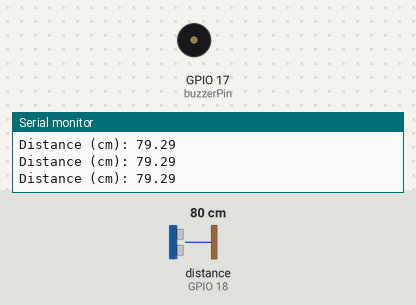
Bench run of a sketch on a simulated ESP32. Shown: buzzer (waves = sounding), the last lines printed to the serial monitor. Wiring (inferred from the names in the program): ultrasonic range finder: trigger GPIO 5; echo GPIO 18. Inputs (shaded band) come from the test bench; at power-on: distance to the obstacle (sensor on GPIO 18) 80 cm. The echo pulse lasts 58.3 µs per cm.

Above: at 1.3 s.
1.4 s: distance to the obstacle (sensor on GPIO 18) set to 27 cm
2.9 s: distance to the obstacle (sensor on GPIO 18) set to 22 cm
At 4.4 s:
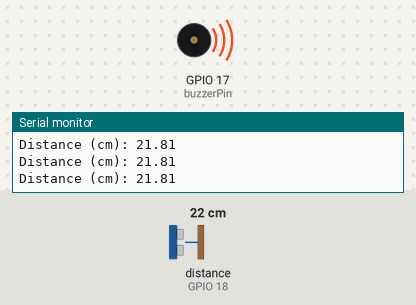
Timing chart, 0 to 5.9 s (numbered marks = the images above; inputs shaded):
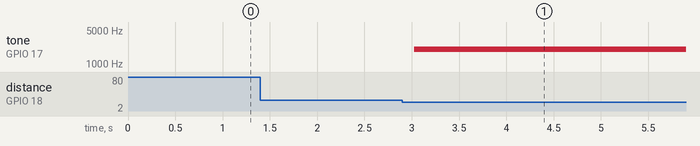

Measured:
- the behaviour switches between 26 and 25 cm on distance to the obstacle (sensor on GPIO 18) (found by bisection; images 0 and 1)
- after the input at 2.9 s, tone on GPIO 17 (buzzerPin): silent → 2000 Hz after 0.12 s

The sketch:

personal_space_alarm.ino
```cpp
// (licence header left out)
const int trigPin = 5;
const int echoPin = 18;
const int buzzerPin = 17;

//define sound speed in cm/uS
#define SOUND_SPEED 0.034

long duration;
float distanceCm;
float threshold = 25; //distance threshold in cm

void setup() {
  Serial.begin(115200); // Starts the serial communication
  pinMode(trigPin, OUTPUT); // Sets the trigPin as an Output
  pinMode(echoPin, INPUT); // Sets the echoPin as an Input
  pinMode(buzzerPin, OUTPUT); //Sets the buzzerPin as an Output
}

void loop() {
  // Clears the trigPin
  digitalWrite(trigPin, LOW);
  delayMicroseconds(2);
  // Sets the trigPin on HIGH state for 10 micro seconds
  digitalWrite(trigPin, HIGH);
  delayMicroseconds(10);
  digitalWrite(trigPin, LOW);

  // Reads the echoPin, returns the sound wave travel time in microseconds
  duration = pulseIn(echoPin, HIGH);

  // Calculate the distance
  distanceCm = duration * SOUND_SPEED/2;

  if (distanceCm <= threshold)
    //digitalWrite(buzzerPin, HIGH); //turn on buzzer
    tone(buzzerPin, 2000);   // 2 kHz tone
  else
    //digitalWrite(buzzerPin, LOW); //turn off buzzer
    noTone(buzzerPin);

  // Prints the distance in the Serial Monitor
  Serial.print("Distance (cm): ");
  Serial.println(distanceCm);

  delay(500);
}
```
